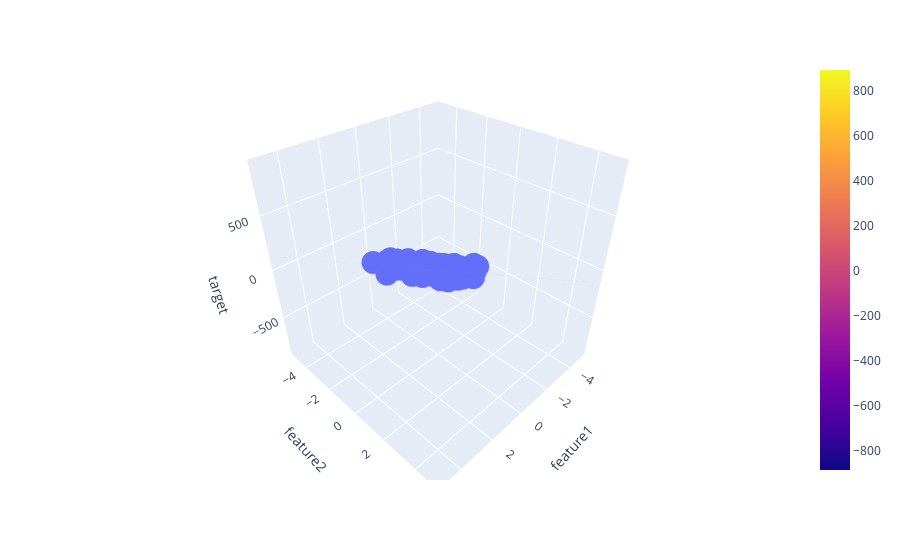

The code cell stored with this chart in its notebook:
### Code cell
fig = px.scatter_3d(df, x='feature1', y ='feature2', z='target')

fig.add_trace(go.Surface(x = x, y = y, z = z))

fig.show()
